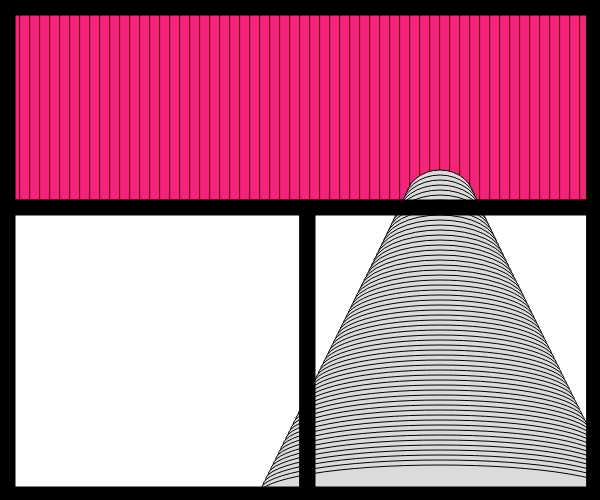
Frame 1 (no input)
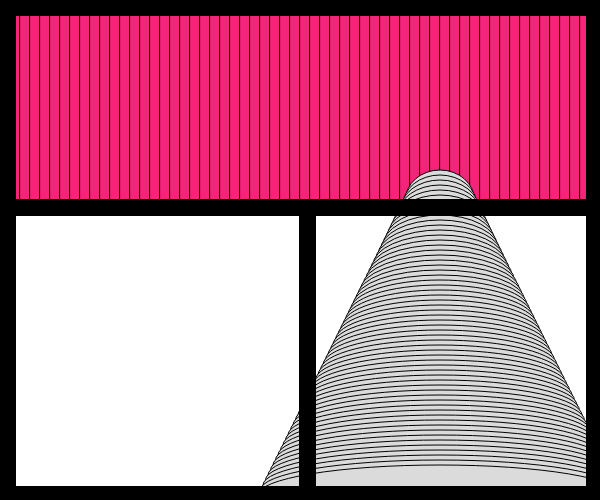
Frame 60 (no input)
Frame 120 (the mouse pressed at the canvas centre since frame 60): identical to frame 60, image omitted

The p5.js sketch that drew these frames (run headless with seeded random() and noise() and a simulated clock; from frame 60 on, the mouse is pressed at the canvas centre):

// p5.js sketch
// ── sketch.js

var x;

function setup(){

stroke(0);
 createCanvas(600,500);
 stroke(0);

x = 0;

y = 200;

b = 60;

c = 400;

g = 100;

}


 function draw(){
 	


//background(255);
while(x<width){

colorMode(RGB,210)
fill(200,30,100);

rect(x,0,10,200);

x+=10
}



/*
while(y<height){

fill(200);	
//ellipse(300,y,20,20);

arc(250, y, (b+1), 100, 8, HALF_PI);


y+=10;

b+=8;
}

*/

while(y<height){

fill(180);	
ellipse(440,y,(b+9),60);

y+=5;

b+=5;



}

//while(c<height){

//fill(200);	
//ellipse(0,c,(g+9),60);

//y+=5;

//b+=5;

fill(0);
rect(300,200,15,300);


fill(0);
rect(0,200,600,15);


fill(0);
rect(0,0,15,500);

fill(0);
rect(587,0,15,500);

fill(0);
rect(0,0,600,15);

fill(0);
rect(0,487,600,15);

//fill(0);
//ellipse(60,400,100,100);


}
